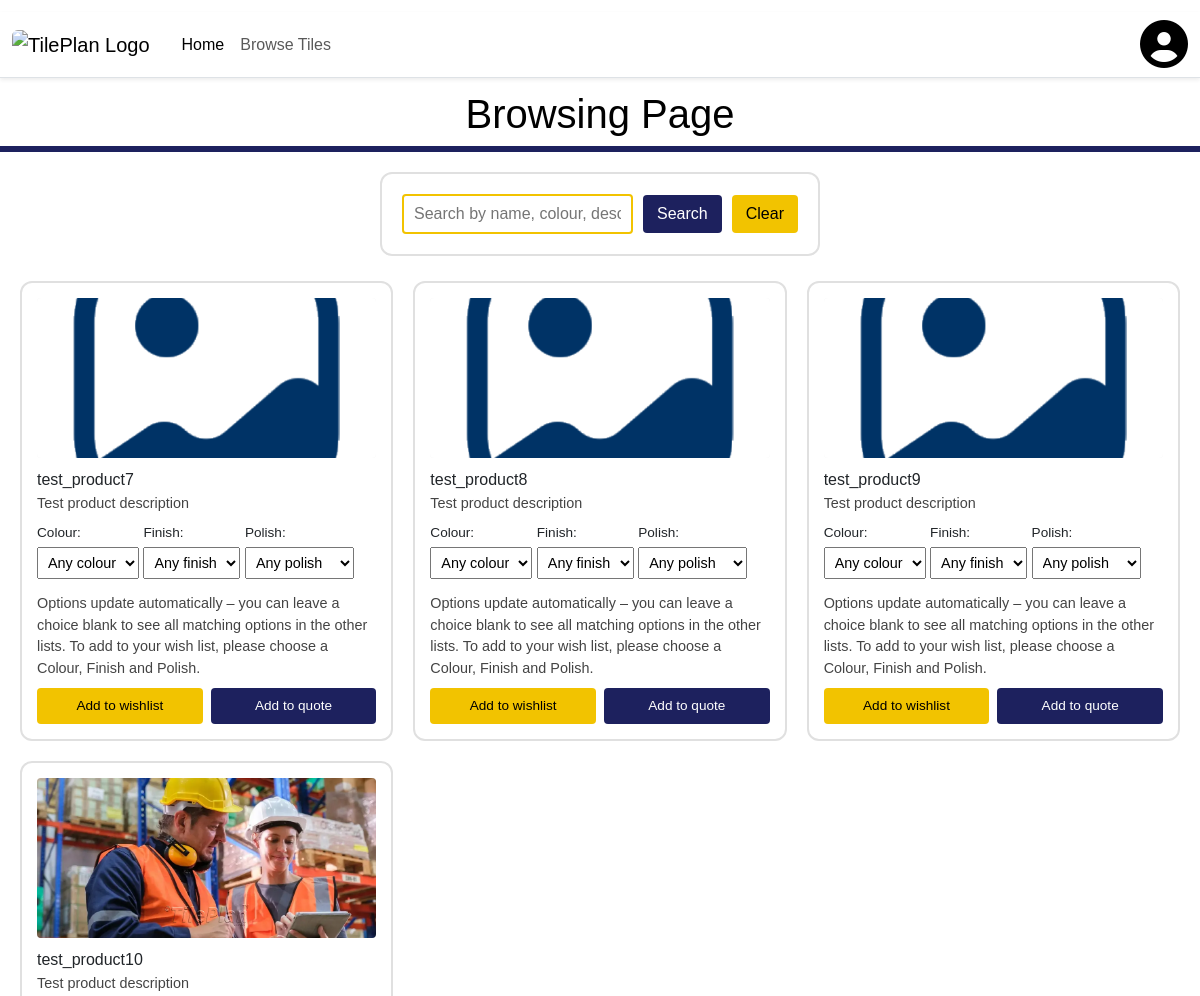
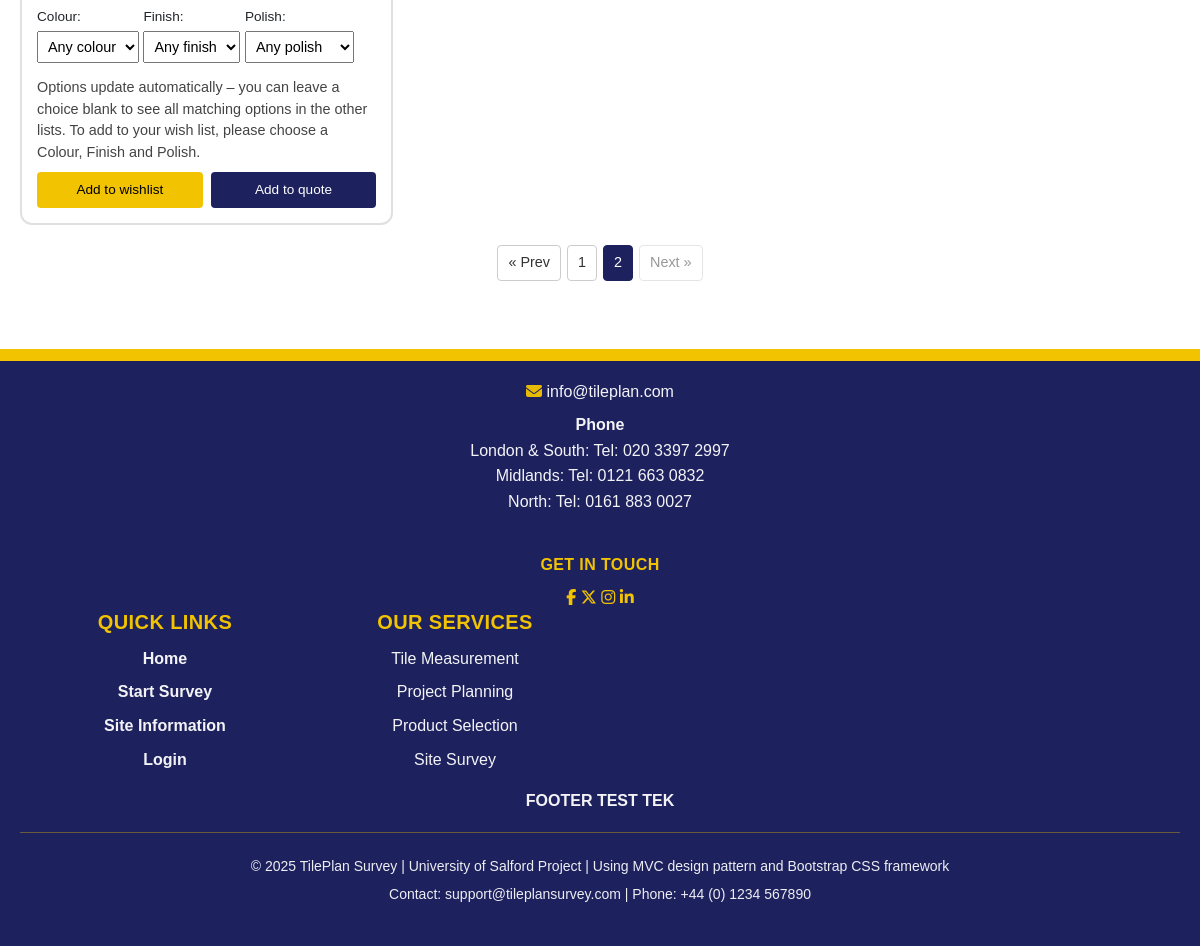
Page /browse.php?page=2 on the committed database (2 pictures, top to bottom).
### tables this page shows
CREATE TABLE "products" (
                              id               INTEGER PRIMARY KEY AUTOINCREMENT,
                              sku              TEXT UNIQUE,
                              name             TEXT NOT NULL,
                              category         TEXT NOT NULL CHECK (category IN ('tile','trim','consumable','delivery','labour','other')),
                              description      TEXT NOT NULL DEFAULT 'Lorem ipsum dolor sit amet, consectetur adipiscing elit.',
                              thumbnail_url    TEXT,
                              colour           TEXT,
                              unit             TEXT NOT NULL DEFAULT 'unit',
                              price_per_unit   NUMERIC NOT NULL DEFAULT 0.00,
                              tile_length_mm   INTEGER,
                              tile_width_mm    INTEGER,
                              is_active        INTEGER NOT NULL DEFAULT 1 CHECK (is_active IN (0,1)),
                              created_at       TEXT NOT NULL DEFAULT (CURRENT_TIMESTAMP),
                              updated_at       TEXT NOT NULL DEFAULT (CURRENT_TIMESTAMP),
                              product_type     TEXT,
                              short_description TEXT
);

### browse.php (called while the page is built, shortened)
<?php
$view = new stdClass();
$view->username = null;
$view->isLogged = Authentication::isLoggedIn();
$view->flashMessage = $_SESSION['flash_message'] ?? null;
$view->flashType    = $_SESSION['flash_type'] ?? 'success';
$dbPath = __DIR__ . '/database.sqlite';
try {
    $pdo = new PDO('sqlite:' . $dbPath);
    $pdo->setAttribute(PDO::ATTR_ERRMODE, PDO::ERRMODE_EXCEPTION);
} catch (PDOException $e) {
    die('DB connection failed: ' . htmlspecialchars($e->getMessage()));
}
$searchTerm = isset($_GET['q']) ? trim($_GET['q']) : '';
$view->searchTerm = $searchTerm;
$itemsPerPage = 9;
$page = isset($_GET['page']) ? max(1, (int)$_GET['page']) : 1;
$offset = ($page - 1) * $itemsPerPage;
if ($searchTerm !== '') {
    $countSql = "
        SELECT COUNT(*)
        FROM products
        WHERE category = 'tile'
          AND is_active = 1
          AND (
              name           LIKE :term
              OR description LIKE :term
              OR colour      LIKE :term
          )
    ";
    $countStmt = $pdo->prepare($countSql);
    $countStmt->bindValue(':term', '%' . $searchTerm . '%', PDO::PARAM_STR);
    $countStmt->execute();
} else {
    $countStmt = $pdo->query("
        SELECT COUNT(*)
        FROM products
        WHERE category = 'tile'
          AND is_active = 1
    ");
}
$view->totalProducts = (int)$countStmt->fetchColumn();
$view->totalPages = max(1, (int)ceil($view->totalProducts / $itemsPerPage));
$view->page = $page;
$productSql = "
    SELECT id, name, description, thumbnail_url, colour
    FROM products
    WHERE category = 'tile'
      AND is_active = 1
";
$productSql .= "
    ORDER BY id
    LIMIT :limit OFFSET :offset
";
$productStmt = $pdo->prepare($productSql);
$productStmt->bindValue(':limit', $itemsPerPage, PDO::PARAM_INT);
$productStmt->bindValue(':offset', $offset, PDO::PARAM_INT);
$productStmt->execute();
$products = $productStmt->fetchAll(PDO::FETCH_ASSOC);
$variantsByProduct = [];
if (!empty($products)) {
    $productIds = array_column($products, 'id');
    $placeholders = implode(',', array_fill(0, count($productIds), '?'));
    $variantStmt = $pdo->prepare("
        SELECT id, product_id, colour, finish, polish, price_trade
        FROM product_variants
        WHERE product_id IN ($placeholders)
          AND is_active = 1
        ORDER BY colour, finish, polish
    ");
    foreach ($productIds as $i => $pid) {
        $variantStmt->bindValue($i + 1, $pid, PDO::PARAM_INT);
    }
    $variantStmt->execute();
    $variants = $variantStmt->fetchAll(PDO::FETCH_ASSOC);
    foreach ($variants as $variant) {
        $pid = $variant['product_id'];
        if (!isset($variantsByProduct[$pid])) {
            $variantsByProduct[$pid] = [];
        }
        $variantsByProduct[$pid][] = $variant;
    }
}
$view->tiles = [];
foreach ($products as $product) {
    $pid = $product['id'];
    $product['variants'] = $variantsByProduct[$pid] ?? [];
    $view->tiles[] = $product;
}
require_once __DIR__ . "/Views/browse.phtml";

### Views/browse.phtml (the view, shortened to what this page needs)
<!DOCTYPE html>
<html lang="en">
<?php
require("Views/template/header.phtml");
?>
<head>
    <link rel="stylesheet" href="../my-style.css">
</head>
<body>
<div id="title">
    <h1 style="text-align: center">Browsing Page</h1>
</div>
<div id="content">
    <form method="get" class="product-search">
        <div class="search-controls">
            <input type="text" name="q"
                   value="<?php echo htmlspecialchars($view->searchTerm ?? '', ENT_QUOTES); ?>"
                   placeholder="Search by name, colour, description...">
            <button type="submit">Search</button>
            <a href="browse.php" class="clear-search">Clear</a>
        </div>
    </form>
    <?php if (empty($view->tiles)): ?>
        <p>No products found.</p>
    <?php else: ?>
        <div class="product-grid">
            <?php foreach ($view->tiles as $tile): ?>
                <?php
                $img      = $tile['thumbnail_url'] ?: '\\images\\placeholder_image.png';
                $variants = $tile['variants'];
                $finishes = [];
                $polishes = [];
                foreach ($variants as $variant) {
                    if (!empty($variant['finish']) && !in_array($variant['finish'], $finishes, true)) {
                        $finishes[] = $variant['finish'];
                    }
                    if (!empty($variant['polish']) && !in_array($variant['polish'], $polishes, true)) {
                        $polishes[] = $variant['polish'];
                    }
                }
                ?>
                <div class="product-card">
                    <form method="post"
                          action="browse.php"
                          class="product-card-form"
                          data-variants="<?php echo htmlspecialchars(json_encode($variants), ENT_QUOTES); ?>">
                        <img src="<?php echo htmlspecialchars($img); ?>" alt="Product image">
                        <h3><?php echo htmlspecialchars($tile['name']); ?></h3>
                        <p><?php echo htmlspecialchars($tile['description']); ?></p>
                        <?php if (!empty($variants)): ?>
                            <div class="variant-selectors">
                                <label>
                                    <span class="variant-label">Colour:</span>
                                    <select class="variant-select variant-colour">
                                        <option value="">Any colour</option>
                                    </select>
                                </label>
                                <?php if (!empty($finishes)): ?>
                                    <label>
                                        <span class="variant-label">Finish:</span>
                                        <select class="variant-select variant-finish">
                                            <option value="">Any finish</option>
                                        </select>
                                    </label>
                                <?php endif; ?>
                                <?php if (!empty($polishes)): ?>
                                    <label>
                                        <span class="variant-label">Polish:</span>
                                        <select class="variant-select variant-polish">
                                            <option value="">Any polish</option>
                                        </select>
                                    </label>
                                <?php endif; ?>
                                <p class="variant-help">
                                    Options update automatically – you can leave a choice blank
                                    to see all matching options in the other lists. To add to your
                                    wish list, please choose a Colour, Finish and Polish.
                                </p>
                            </div>
                        <?php else: ?>
                            <p><em>No variants available</em></p>
                        <?php endif; ?>
                        <div class="product-card-buttons">
                            <button type="submit" name="add_wishlist" class="btn-wishlist">
                                Add to wishlist
                            </button>
                            <button type="button" class="btn-quote">
                                Add to quote
                            </button>
                        </div>
                    </form>
                </div>
            <?php endforeach; ?>
        </div>
        <div class="pagination">
            <?php
            $searchQueryPart = '';
            ?>
            <?php if ($view->page > 1): ?>
                <a href="?page=<?php echo $view->page - 1; ?><?php echo $searchQueryPart; ?>">&laquo; Prev</a>
            <?php else: ?>
                <span class="disabled">&laquo; Prev</span>
            <?php endif; ?>
            <?php for ($p = 1; $p <= $view->totalPages; $p++): ?>
                <?php if ($p == $view->page): ?>
                    <span class="current"><?php echo $p; ?></span>
                <?php else: ?>
                    <a href="?page=<?php echo $p; ?><?php echo $searchQueryPart; ?>">
                        <?php echo $p; ?>
                    </a>
                <?php endif; ?>
            <?php endfor; ?>
            <?php if ($view->page < $view->totalPages): ?>
                <a href="?page=<?php echo $view->page + 1; ?><?php echo $searchQueryPart; ?>">Next &raquo;</a>
            <?php else: ?>
                <span class="disabled">Next &raquo;</span>
            <?php endif; ?>
        </div>
    <?php endif; ?>
</div>
</body>
<?php require("Views/template/footer.phtml"); ?>
</html>

### Views/css/my-style.css (style rules this page uses)
body { margin: 0; font-family: Arial, sans-serif; }
#title { margin-top: 12px; background-color: #fff; color: #000; }
#content { background-color: #fff; border-top: solid 6px #1b75bc; }
#content { background-color: #fff; border-top: solid 6px #1D215E; padding: 20px; min-height: 400px; }
.product-grid { display: grid; grid-template-columns: repeat(3, minmax(0, 1fr)); gap: 20px; }
.product-card img { width: 100%; height: 160px; object-fit: cover; border-radius: 4px; margin-bottom: 8px; background-color: #f5f5f5; }
.product-card h3 { margin: 4px 0; font-size: 1rem; }
.product-card p { margin: 4px 0 8px; font-size: 0.9rem; color: #444; }
.variant-label { display: block; font-size: 0.85rem; margin-bottom: 4px; }
.variant-select { width: 100%; padding: 6px; font-size: 0.9rem; margin-bottom: 10px; }
.product-card-buttons { margin-top: auto; display: flex; gap: 8px; }
.product-card-buttons button { flex: 1; padding: 8px; font-size: 0.85rem; border-radius: 4px; border: none; cursor: pointer; }
.btn-wishlist { background-color: #f2c300; color: #000; }
.btn-quote { background-color: #1D215E; color: #fff; }
.pagination { margin-top: 20px; display: flex; gap: 6px; justify-content: center; font-size: 0.9rem; }
.pagination a, .pagination span { padding: 6px 10px; border-radius: 4px; border: 1px solid #ccc; text-decoration: none; color: #333; background-color: #fff; }
.pagination .current { background-color: #1D215E; color: #fff; border-color: #1D215E; }
.pagination .disabled { opacity: 0.5; pointer-events: none; }
.product-card { border: 1px solid #ddd; border-radius: 6px; padding: 10px; background-color: #fff; display: flex; flex-direction: column; }
.product-card { border: 2px solid #e0e0e0 !important; border-radius: 12px !important; padding: 15px; background-color: #fff; }
.product-search { display: flex; justify-content: center; align-items: center; gap: 10px; margin-bottom: 25px; width: 100%; text-align: center; }
.product-search input[type="text"] { border: 2px solid #f2c300; padding: 6px 10px; border-radius: 4px; outline: none; }
.product-search input[type="text"] { border: 2px solid #f2c300 !important; padding: 6px 10px; border-radius: 4px; outline: none; }
.product-search button[type="submit"] { background-color: #1D215E !important; color: white !important; padding: 7px 14px; border: none; border-radius: 4px; cursor: pointer; transition: background-color 0.2s ease; }
.product-search { margin-bottom: 25px; }
.product-search .clear-search { display: inline-block; background-color: #f2c300 !important; color: #000 !important; padding: 7px 14px; border-radius: 4px; text-decoration: none !important; margin-left: 10px; font-weight: 500; cursor: pointer; transition: background-color 0.2s ease; }
.search-controls { display: flex; align-items: center; gap: 10px; }
.product-search { flex-direction: column; gap: 6px; }
.product-search .clear-search { display: inline-block; background-color: #f2c300 !important; color: #000 !important; padding: 7px 14px; border-radius: 4px; text-decoration: none !important; margin-left: 0; font-weight: 500; cursor: pointer; transition: background-color 0.2s ease; }
.product-search { background: #FFFFFF; padding: 20px; border-radius: 12px; border: 2px solid #e0e0e0; width: fit-content; margin: 0 auto 25px auto; display: flex; justify-content: center; }

### rows in the picture
products: name "test_product7", description "Test product description"
products: name "test_product8", description "Test product description"
products: name "test_product9", description "Test product description"
products: thumbnail_url (picture), name "test_product10", description "Test product description"
